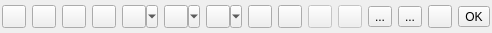
<?xml version="1.0" encoding="UTF-8"?>
<ui version="4.0">
 <class>bdrSketcherDlg</class>
 <widget class="QDialog" name="bdrSketcherDlg">
  <property name="windowModality">
   <enum>Qt::NonModal</enum>
  </property>
  <property name="geometry">
   <rect>
    <x>0</x>
    <y>0</y>
    <width>475</width>
    <height>33</height>
   </rect>
  </property>
  <property name="windowTitle">
   <string>Sketcher</string>
  </property>
  <property name="sizeGripEnabled">
   <bool>false</bool>
  </property>
  <property name="modal">
   <bool>false</bool>
  </property>
  <layout class="QHBoxLayout" name="horizontalLayout_2">
   <property name="leftMargin">
    <number>2</number>
   </property>
   <property name="topMargin">
    <number>2</number>
   </property>
   <property name="rightMargin">
    <number>2</number>
   </property>
   <property name="bottomMargin">
    <number>2</number>
   </property>
   <item>
    <widget class="QToolButton" name="soPointToolButton">
     <property name="toolTip">
      <string>create a point object</string>
     </property>
     <property name="statusTip">
      <string>create a point object</string>
     </property>
     <property name="icon">
      <iconset resource="../icones.qrc">
       <normaloff>:/CC/Stocker/images/stocker/pickpts.png</normaloff>:/CC/Stocker/images/stocker/pickpts.png</iconset>
     </property>
     <property name="checkable">
      <bool>true</bool>
     </property>
    </widget>
   </item>
   <item>
    <widget class="QToolButton" name="soPolylineToolButton">
     <property name="toolTip">
      <string>create a polyline made of multiple line segments</string>
     </property>
     <property name="statusTip">
      <string>create a polyline made of multiple line segments</string>
     </property>
     <property name="icon">
      <iconset resource="../icones.qrc">
       <normaloff>:/CC/Stocker/images/stocker/pickline.png</normaloff>:/CC/Stocker/images/stocker/pickline.png</iconset>
     </property>
     <property name="checkable">
      <bool>true</bool>
     </property>
    </widget>
   </item>
   <item>
    <widget class="QToolButton" name="soNPolyToolButton">
     <property name="toolTip">
      <string>create a regular polygon from center, radius, and number of sides</string>
     </property>
     <property name="statusTip">
      <string>create a regular polygon from center, radius, and number of sides</string>
     </property>
     <property name="icon">
      <iconset resource="../icones.qrc">
       <normaloff>:/CC/Stocker/images/stocker/polygonbycenter.png</normaloff>:/CC/Stocker/images/stocker/polygonbycenter.png</iconset>
     </property>
     <property name="checkable">
      <bool>true</bool>
     </property>
    </widget>
   </item>
   <item>
    <widget class="QToolButton" name="soRectangleToolButton">
     <property name="toolTip">
      <string>create rectangle from 2 corner points</string>
     </property>
     <property name="statusTip">
      <string>create rectangle from 2 corner points</string>
     </property>
     <property name="icon">
      <iconset resource="../icones.qrc">
       <normaloff>:/CC/Stocker/images/stocker/rectangleby2corner.png</normaloff>:/CC/Stocker/images/stocker/rectangleby2corner.png</iconset>
     </property>
     <property name="checkable">
      <bool>true</bool>
     </property>
    </widget>
   </item>
   <item>
    <widget class="QToolButton" name="soCircleToolButton">
     <property name="toolTip">
      <string>create a circle</string>
     </property>
     <property name="icon">
      <iconset resource="../icones.qrc">
       <normaloff>:/CC/Stocker/images/stocker/circlebycenter.png</normaloff>:/CC/Stocker/images/stocker/circlebycenter.png</iconset>
     </property>
     <property name="checkable">
      <bool>true</bool>
     </property>
     <property name="popupMode">
      <enum>QToolButton::MenuButtonPopup</enum>
     </property>
    </widget>
   </item>
   <item>
    <widget class="QToolButton" name="soArcToolButton">
     <property name="toolTip">
      <string>create an arc segment</string>
     </property>
     <property name="icon">
      <iconset resource="../icones.qrc">
       <normaloff>:/CC/Stocker/images/stocker/arcbycenter.png</normaloff>:/CC/Stocker/images/stocker/arcbycenter.png</iconset>
     </property>
     <property name="checkable">
      <bool>true</bool>
     </property>
     <property name="popupMode">
      <enum>QToolButton::MenuButtonPopup</enum>
     </property>
    </widget>
   </item>
   <item>
    <widget class="QToolButton" name="soCurveToolButton">
     <property name="toolTip">
      <string>create a curve</string>
     </property>
     <property name="icon">
      <iconset resource="../icones.qrc">
       <normaloff>:/CC/Stocker/images/stocker/beziercurve3.png</normaloff>:/CC/Stocker/images/stocker/beziercurve3.png</iconset>
     </property>
     <property name="checkable">
      <bool>true</bool>
     </property>
     <property name="popupMode">
      <enum>QToolButton::MenuButtonPopup</enum>
     </property>
    </widget>
   </item>
   <item>
    <widget class="QFrame" name="frame">
     <layout class="QHBoxLayout" name="horizontalLayout">
      <property name="leftMargin">
       <number>0</number>
      </property>
      <property name="topMargin">
       <number>0</number>
      </property>
      <property name="rightMargin">
       <number>0</number>
      </property>
      <property name="bottomMargin">
       <number>0</number>
      </property>
      <item>
       <widget class="QToolButton" name="editingToolButton">
        <property name="toolTip">
         <string>editor the selected object</string>
        </property>
        <property name="statusTip">
         <string>editor the selected object</string>
        </property>
        <property name="icon">
         <iconset resource="../icones.qrc">
          <normaloff>:/CC/Stocker/images/stocker/editor1.png</normaloff>:/CC/Stocker/images/stocker/editor1.png</iconset>
        </property>
        <property name="shortcut">
         <string>E</string>
        </property>
        <property name="checkable">
         <bool>true</bool>
        </property>
       </widget>
      </item>
      <item>
       <widget class="QToolButton" name="importFromDBToolButton">
        <property name="toolTip">
         <string>Import one or several polylines from DB</string>
        </property>
        <property name="icon">
         <iconset resource="../icones.qrc">
          <normaloff>:/CC/images/dbHObjectSymbol.png</normaloff>:/CC/images/dbHObjectSymbol.png</iconset>
        </property>
       </widget>
      </item>
      <item>
       <widget class="QToolButton" name="exportSectionsToolButton">
        <property name="enabled">
         <bool>false</bool>
        </property>
        <property name="toolTip">
         <string>Export manually defined sections to DB</string>
        </property>
        <property name="icon">
         <iconset resource="../icones.qrc">
          <normaloff>:/CC/images/ccSave.png</normaloff>:/CC/images/ccSave.png</iconset>
        </property>
       </widget>
      </item>
      <item>
       <widget class="QToolButton" name="undoToolButton">
        <property name="enabled">
         <bool>false</bool>
        </property>
        <property name="toolTip">
         <string>Undo last polyline(s) addition</string>
        </property>
        <property name="icon">
         <iconset resource="../icones.qrc">
          <normaloff>:/CC/images/smallReset.png</normaloff>:/CC/images/smallReset.png</iconset>
        </property>
       </widget>
      </item>
      <item>
       <widget class="QToolButton" name="saveFootprintOutsidetoolButton">
        <property name="text">
         <string>...</string>
        </property>
        <property name="icon">
         <iconset resource="../icones.qrc">
          <normaloff>:/CC/Stocker/images/stocker/footprintdb.png</normaloff>:/CC/Stocker/images/stocker/footprintdb.png</iconset>
        </property>
       </widget>
      </item>
      <item>
       <widget class="QToolButton" name="saveFootprintInsidetoolButton">
        <property name="text">
         <string>...</string>
        </property>
        <property name="icon">
         <iconset resource="../icones.qrc">
          <normaloff>:/CC/Stocker/images/stocker/footprint.png</normaloff>:/CC/Stocker/images/stocker/footprint.png</iconset>
        </property>
       </widget>
      </item>
      <item>
       <widget class="QToolButton" name="cancelToolButton">
        <property name="icon">
         <iconset resource="../icones.qrc">
          <normaloff>:/CC/images/smallCancel.png</normaloff>:/CC/images/smallCancel.png</iconset>
        </property>
       </widget>
      </item>
      <item>
       <widget class="QToolButton" name="validToolButton">
        <property name="toolTip">
         <string>Close the tool</string>
        </property>
        <property name="statusTip">
         <string>Close the tool</string>
        </property>
        <property name="text">
         <string>OK</string>
        </property>
        <property name="icon">
         <iconset resource="../icones.qrc">
          <normaloff>:/CC/images/smallValidate.png</normaloff>:/CC/images/smallValidate.png</iconset>
        </property>
       </widget>
      </item>
     </layout>
    </widget>
   </item>
   <item>
    <spacer name="horizontalSpacer">
     <property name="orientation">
      <enum>Qt::Horizontal</enum>
     </property>
     <property name="sizeHint" stdset="0">
      <size>
       <width>40</width>
       <height>20</height>
      </size>
     </property>
    </spacer>
   </item>
  </layout>
  <action name="actionSoCircleByCenter">
   <property name="checkable">
    <bool>true</bool>
   </property>
   <property name="icon">
    <iconset resource="../icones.qrc">
     <normaloff>:/CC/Stocker/images/stocker/circlebycenter.png</normaloff>:/CC/Stocker/images/stocker/circlebycenter.png</iconset>
   </property>
   <property name="text">
    <string>Circle by center and radius</string>
   </property>
   <property name="toolTip">
    <string>create a circle from center point and radius</string>
   </property>
   <property name="statusTip">
    <string>create a circle from center point and radius</string>
   </property>
  </action>
  <action name="actionSoCircleBy3Points">
   <property name="checkable">
    <bool>true</bool>
   </property>
   <property name="icon">
    <iconset resource="../icones.qrc">
     <normaloff>:/CC/Stocker/images/stocker/circleby3points.png</normaloff>:/CC/Stocker/images/stocker/circleby3points.png</iconset>
   </property>
   <property name="text">
    <string>Circle by 3 points</string>
   </property>
   <property name="toolTip">
    <string>create a circle by 3 points located in the circumference</string>
   </property>
   <property name="statusTip">
    <string>create a circle by 3 points located in the circumference</string>
   </property>
  </action>
  <action name="actionSoArcByCenter">
   <property name="checkable">
    <bool>true</bool>
   </property>
   <property name="icon">
    <iconset resource="../icones.qrc">
     <normaloff>:/CC/Stocker/images/stocker/arcbycenter.png</normaloff>:/CC/Stocker/images/stocker/arcbycenter.png</iconset>
   </property>
   <property name="text">
    <string>Arc by center</string>
   </property>
   <property name="toolTip">
    <string>create an arc segment from center, radius, start angle and end angle</string>
   </property>
   <property name="statusTip">
    <string>create an arc segment from center, radius, start angle and end angle</string>
   </property>
  </action>
  <action name="actionSoArcBy3Points">
   <property name="checkable">
    <bool>true</bool>
   </property>
   <property name="icon">
    <iconset resource="../icones.qrc">
     <normaloff>:/CC/Stocker/images/stocker/arcby3points.png</normaloff>:/CC/Stocker/images/stocker/arcby3points.png</iconset>
   </property>
   <property name="text">
    <string>Arc by 3 points</string>
   </property>
   <property name="toolTip">
    <string>create a circular arc segment from 3 points located in the circumference</string>
   </property>
   <property name="statusTip">
    <string>create a circular arc segment from 3 points located in the circumference</string>
   </property>
  </action>
  <action name="actionSoCurveBezier">
   <property name="checkable">
    <bool>true</bool>
   </property>
   <property name="icon">
    <iconset resource="../icones.qrc">
     <normaloff>:/CC/Stocker/images/stocker/beziercurve.png</normaloff>:/CC/Stocker/images/stocker/beziercurve.png</iconset>
   </property>
   <property name="text">
    <string>Bezier Curve</string>
   </property>
   <property name="toolTip">
    <string>create a Bezier curve from a series of points</string>
   </property>
   <property name="statusTip">
    <string>create a Bezier curve from a series of points</string>
   </property>
  </action>
  <action name="actionSoCurveCubicBezier">
   <property name="checkable">
    <bool>true</bool>
   </property>
   <property name="icon">
    <iconset resource="../icones.qrc">
     <normaloff>:/CC/Stocker/images/stocker/beziercurve3.png</normaloff>:/CC/Stocker/images/stocker/beziercurve3.png</iconset>
   </property>
   <property name="text">
    <string>Bezier3 Curve</string>
   </property>
   <property name="iconText">
    <string>Bezier3 Curve</string>
   </property>
   <property name="toolTip">
    <string>create a cubic Bezier curve by dragging two points</string>
   </property>
   <property name="statusTip">
    <string>create a cubic Bezier curve by dragging two points</string>
   </property>
  </action>
  <action name="actionSoCurveBSpline">
   <property name="checkable">
    <bool>true</bool>
   </property>
   <property name="icon">
    <iconset resource="../icones.qrc">
     <normaloff>:/CC/Stocker/images/stocker/bsplinecurve.png</normaloff>:/CC/Stocker/images/stocker/bsplinecurve.png</iconset>
   </property>
   <property name="text">
    <string>Spline Curve</string>
   </property>
   <property name="toolTip">
    <string>create a B-Spline curve from a series of points</string>
   </property>
   <property name="statusTip">
    <string>create a B-Spline curve from a series of points</string>
   </property>
  </action>
 </widget>
 <resources>
  <include location="../icones.qrc"/>
 </resources>
 <connections/>
</ui>
